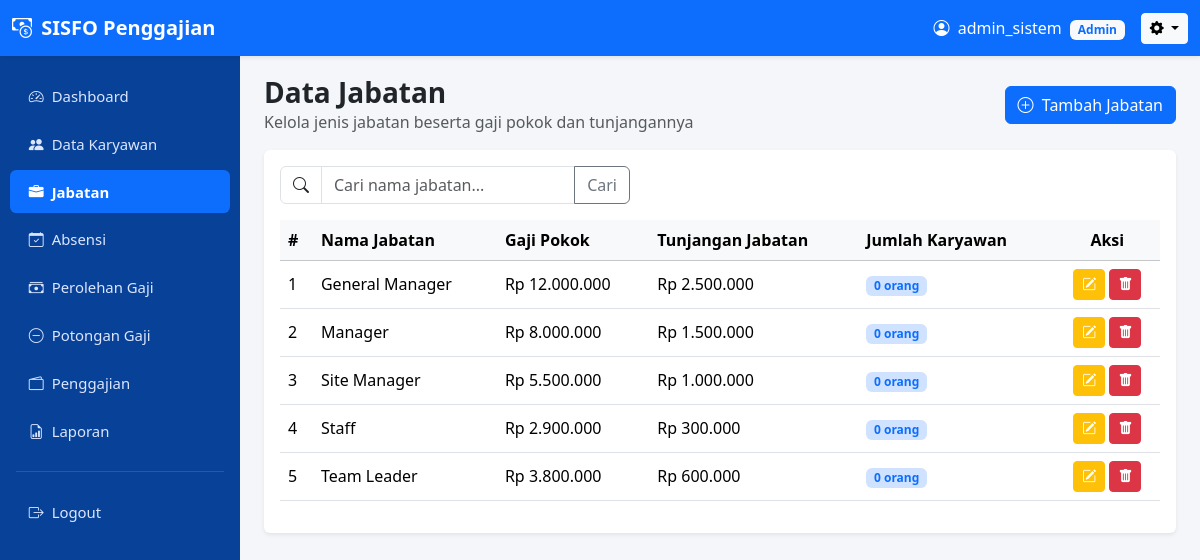
The page /jabatan/index.php (signed in) on the database its author committed.
### tables this page shows
CREATE TABLE `jabatan` (
  `id_jabatan` int(11) NOT NULL,
  `nama_jabatan` varchar(100) NOT NULL,
  `gaji_pokok` int(11) NOT NULL,
  `tunjangan_jabatan` int(11) DEFAULT 0
);

### jabatan/index.php (the view, shortened to what this page needs)
<?php
require_once '../config/config.php';
$cari = trim($_GET['cari'] ?? '');
$sql = "SELECT j.*,
        (SELECT COUNT(*) FROM karyawan k WHERE k.id_jabatan = j.id_jabatan) AS jumlah_karyawan
        FROM jabatan j";
$sql .= " ORDER BY j.nama_jabatan ASC";
$stmt = $koneksi->prepare($sql);
$stmt->execute();
$daftar_jabatan = $stmt->fetchAll();
require_once '../component/header.php';
require_once '../component/sidebar.php';
?>
<div class="d-flex justify-content-between align-items-center mb-3">
    <div>
        <h3 class="fw-bold mb-0">Data Jabatan</h3>
        <p class="text-muted mb-0">Kelola jenis jabatan beserta gaji pokok dan tunjangannya</p>
    </div>
    <a href="tambah.php" class="btn btn-primary">
        <i class="bi bi-plus-circle me-1"></i> Tambah Jabatan
    </a>
</div>
<div class="card border-0 shadow-sm">
    <div class="card-body">
        <form method="GET" class="mb-3">
            <div class="input-group" style="max-width: 350px;">
                <span class="input-group-text bg-white"><i class="bi bi-search"></i></span>
                <input type="text" name="cari" class="form-control" placeholder="Cari nama jabatan..." value="<?= htmlspecialchars($cari) ?>">
                <button type="submit" class="btn btn-outline-secondary">Cari</button>
            </div>
        </form>
        <div class="table-responsive">
            <table class="table table-hover align-middle">
                <thead class="table-light">
                    <tr>
                        <th>#</th>
                        <th>Nama Jabatan</th>
                        <th>Gaji Pokok</th>
                        <th>Tunjangan Jabatan</th>
                        <th>Jumlah Karyawan</th>
                        <th class="text-center">Aksi</th>
                    </tr>
                </thead>
                <tbody>
                    <?php if (count($daftar_jabatan) === 0): ?>
                        <tr>
                            <td colspan="6" class="text-center text-muted py-4">
                                <i class="bi bi-inbox fs-4 d-block mb-1"></i>
                                Belum ada data jabatan.
                            </td>
                        </tr>
                    <?php else: ?>
                        <?php $no = 1; foreach ($daftar_jabatan as $row): ?>
                            <tr>
                                <td><?= $no++ ?></td>
                                <td><?= htmlspecialchars($row['nama_jabatan']) ?></td>
                                <td>Rp <?= number_format($row['gaji_pokok'], 0, ',', '.') ?></td>
                                <td>Rp <?= number_format($row['tunjangan_jabatan'], 0, ',', '.') ?></td>
                                <td>
                                    <span class="badge bg-primary-subtle text-primary"><?= $row['jumlah_karyawan'] ?> orang</span>
                                </td>
                                <td class="text-center">
                                    <a href="edit.php?id=<?= $row['id_jabatan'] ?>" class="btn btn-sm btn-warning text-white" title="Edit">
                                        <i class="bi bi-pencil-square"></i>
                                    </a>
                                    <a href="hapus.php?id=<?= $row['id_jabatan'] ?>"
                                       class="btn btn-sm btn-danger"
                                       title="Hapus"
                                       onclick="return confirm('Yakin ingin menghapus jabatan \'<?= htmlspecialchars(addslashes($row['nama_jabatan'])) ?>\'?<?= $row['jumlah_karyawan'] > 0 ? ' Ada ' . $row['jumlah_karyawan'] . ' karyawan yang memakai jabatan ini, jabatan mereka akan dikosongkan.' : '' ?>');">
                                        <i class="bi bi-trash-fill"></i>
                                    </a>
                                </td>
                            </tr>
                        <?php endforeach; ?>
                    <?php endif; ?>
                </tbody>
            </table>
        </div>
    </div>
</div>
<?php require_once '../component/footer.php'; ?>

### component/header.php (shortened to what this page needs)
<?php
$nama_tampil = $_SESSION['username'] ?? 'User';
$role_tampil = $_SESSION['role'] ?? '';
?>
<!DOCTYPE html>
<html lang="id">
<head>
    <link href="https://cdn.jsdelivr.net/npm/bootstrap@5.3.3/dist/css/bootstrap.min.css" rel="stylesheet">
    <link rel="stylesheet" href="https://cdn.jsdelivr.net/npm/bootstrap-icons@1.11.3/font/bootstrap-icons.css">
</head>
<body>
<nav class="navbar navbar-expand-lg navbar-dark bg-primary fixed-top shadow-sm">
    <div class="container-fluid">
        <a class="navbar-brand fw-bold" href="<?= BASE_URL ?>dashboard_<?= $role_tampil === 'admin' ? 'admin' : 'karyawan' ?>.php">
            <i class="bi bi-cash-coin me-1"></i> SISFO Penggajian
        </a>
        <div class="d-flex align-items-center ms-auto">
            <span class="text-white me-3 d-none d-md-inline">
                <i class="bi bi-person-circle me-1"></i>
                <?= htmlspecialchars($nama_tampil) ?>
                <span class="badge bg-light text-primary text-capitalize ms-1"><?= htmlspecialchars($role_tampil) ?></span>
            </span>
            <div class="dropdown">
                <button class="btn btn-light btn-sm dropdown-toggle" type="button" data-bs-toggle="dropdown">
                    <i class="bi bi-gear-fill"></i>
                </button>
            </div>
        </div>
    </div>
</nav>

### component/sidebar.php (shortened to what this page needs)
<?php
$role = $_SESSION['role'] ?? '';
$current_path = $_SERVER['SCRIPT_NAME'];
function menu_aktif($keyword, $current_path)
{
    return (strpos($current_path, $keyword) !== false) ? 'active' : '';
}
$menu_admin = [
    ['icon' => 'bi-speedometer2',   'label' => 'Dashboard',        'link' => 'dashboard_admin.php', 'key' => 'dashboard_admin'],
    ['icon' => 'bi-people-fill',    'label' => 'Data Karyawan',    'link' => 'karyawan/index.php',  'key' => '/karyawan/'],
    ['icon' => 'bi-briefcase-fill', 'label' => 'Jabatan',          'link' => 'jabatan/index.php',   'key' => '/jabatan/'],
    ['icon' => 'bi-calendar-check', 'label' => 'Absensi',          'link' => 'absensi/index.php',   'key' => '/absensi/'],
    ['icon' => 'bi-cash-stack',     'label' => 'Perolehan Gaji',   'link' => 'perolehan_gaji/index.php', 'key' => '/perolehan_gaji/'],
    ['icon' => 'bi-dash-circle',    'label' => 'Potongan Gaji',    'link' => 'pemotongan_gaji/index.php', 'key' => '/pemotongan_gaji/'],
    ['icon' => 'bi-wallet2',        'label' => 'Penggajian',       'link' => 'penggajian/index.php', 'key' => '/penggajian/'],
    ['icon' => 'bi-file-earmark-bar-graph', 'label' => 'Laporan', 'link' => 'laporan/index.php',   'key' => '/laporan/'],
];
$menu_karyawan = [
    ['icon' => 'bi-speedometer2',   'label' => 'Dashboard',       'link' => 'dashboard_karyawan.php', 'key' => 'dashboard_karyawan'],
    ['icon' => 'bi-wallet2',        'label' => 'Data Gaji',       'link' => 'penggajian/index.php',   'key' => '/penggajian/'],
    ['icon' => 'bi-file-earmark-bar-graph', 'label' => 'Laporan', 'link' => 'laporan/index.php',      'key' => '/laporan/'],
];
$menu = ($role === 'admin') ? $menu_admin : $menu_karyawan;
?>
<div class="sidebar d-none d-lg-block">
    <ul class="nav flex-column">
        <?php foreach ($menu as $item): ?>
            <li class="nav-item">
                <a class="nav-link <?= menu_aktif($item['key'], $current_path) ?>" href="<?= BASE_URL . $item['link'] ?>">
                    <i class="bi <?= $item['icon'] ?> me-2"></i><?= $item['label'] ?>
                </a>
            </li>
        <?php endforeach; ?>
        <li><hr class="text-white-50 mx-3"></li>
        <li class="nav-item">
            <a class="nav-link" href="<?= BASE_URL ?>logout.php">
                <i class="bi bi-box-arrow-right me-2"></i>Logout
            </a>
        </li>
    </ul>
</div>
<div class="main-content">

### component/footer.php (shortened to what this page needs)
    </div>
</body>
</html>

### component/sidebar.php (style rules this page uses)
.sidebar { width: 240px; height: 100vh; position: fixed; top: 56px; left: 0; background: #084298; padding-top: 1rem; overflow-y: auto; }
.sidebar .nav-link { color: #dbe6ff; padding: .65rem 1.2rem; border-radius: .4rem; margin: .15rem .6rem; font-size: .93rem; }
.sidebar .nav-link.active { background: #0d6efd; color: #fff; font-weight: 600; }
.main-content { margin-left: 240px; padding-top: 76px; padding-left: 1.5rem; padding-right: 1.5rem; padding-bottom: 2rem; min-height: 100vh; background: #f4f6f9; }

### rows shown on the page
jabatan: nama_jabatan "General Manager", gaji_pokok "12.000.000", tunjangan_jabatan "2.500.000", jumlah_karyawan "0"
jabatan: nama_jabatan "Manager", gaji_pokok "8.000.000", tunjangan_jabatan "1.500.000", jumlah_karyawan "0"
jabatan: nama_jabatan "Site Manager", gaji_pokok "5.500.000", tunjangan_jabatan "1.000.000", jumlah_karyawan "0"
jabatan: nama_jabatan "Staff", gaji_pokok "2.900.000", tunjangan_jabatan "300.000", jumlah_karyawan "0"
jabatan: nama_jabatan "Team Leader", gaji_pokok "3.800.000", tunjangan_jabatan "600.000", jumlah_karyawan "0"

### other values the page prints
$nama_tampil "admin_sistem"
$role_tampil "Admin"
$item['label'] "Dashboard"
$item['label'] "Data Karyawan"
$item['label'] "Jabatan"
$item['label'] "Absensi"
$item['label'] "Perolehan Gaji"
$item['label'] "Potongan Gaji"
$item['label'] "Penggajian"
$item['label'] "Laporan"
